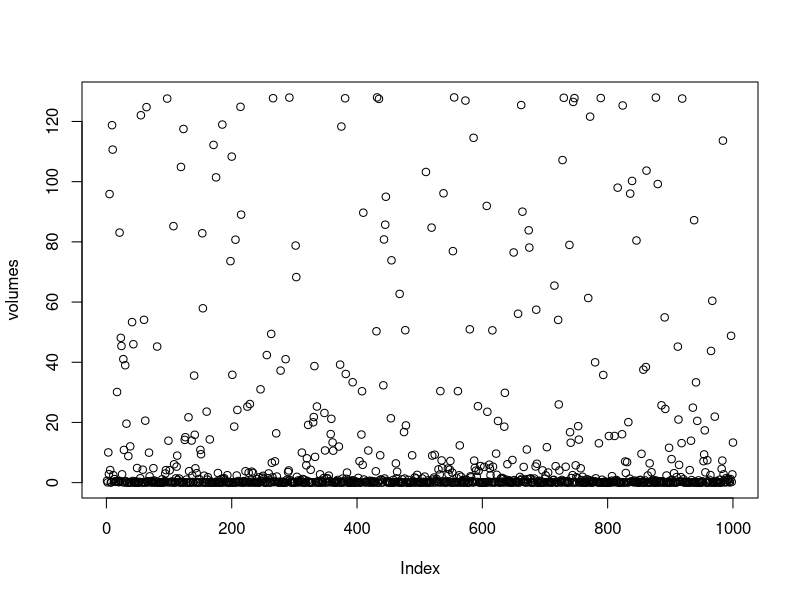

This chart was generated by the following R code: (Note: this script raises an error after producing the figure.)
#{α1, α2, β1, β2} = {1.07, 1.31, 1.47, 6.51}
set.seed(4)

m <- 1.07
s <- 1.31
location <- log(m^2 / sqrt(s^2 + m^2))
shape <- sqrt(log(1 + (s^2 / m^2)))
print(paste("location:", location))
print(paste("shape:", shape))
k_Values <- rlnorm(n=1000, location, shape)

k_Values

#https://msalganik.wordpress.com/2017/01/21/making-sense-of-the-rlnorm-function-in-r/
#one million draws from a log-normal distribution with a mean of 7 and a standard deviation of 75

vol = function(t, k){ 128 / (1 + ((128/.01)^.25 - 1) * exp(-.25*k*t))^4}

vol_afterTime = function(k) {vol(6,k)}
volumes <-mapply(vol_afterTime,k_Values)
mean(volumes)
plot(volumes)

#check change in tumor after 1.7 years
ratio = function(k) {vol(7.7,k)/vol(6, k)}
ratio_Values <- mapply(ratio,k_Values)
mean(ratio_Values)








Vmax <- 128
cell <- .01

t <- 0
denominator <- (1 + ((Vmax/cell)^.25 - 1) * exp(-.25*k*t))^4

Vi_0 <- Vmax / denominator
Vi_0 

t <- 1.7
denominator <- (1 + ((Vmax/cell)^.25 - 1) * exp(-.25*k*t))^4

Vi_1 <- Vmax / denominator
Vi_1

#Overall, the mean time taken to grow from 10 mm to 20 mm was estimated as 1.7 years



#curve(eq, from=0, to=1.5, xlab="time", ylab="growth")

